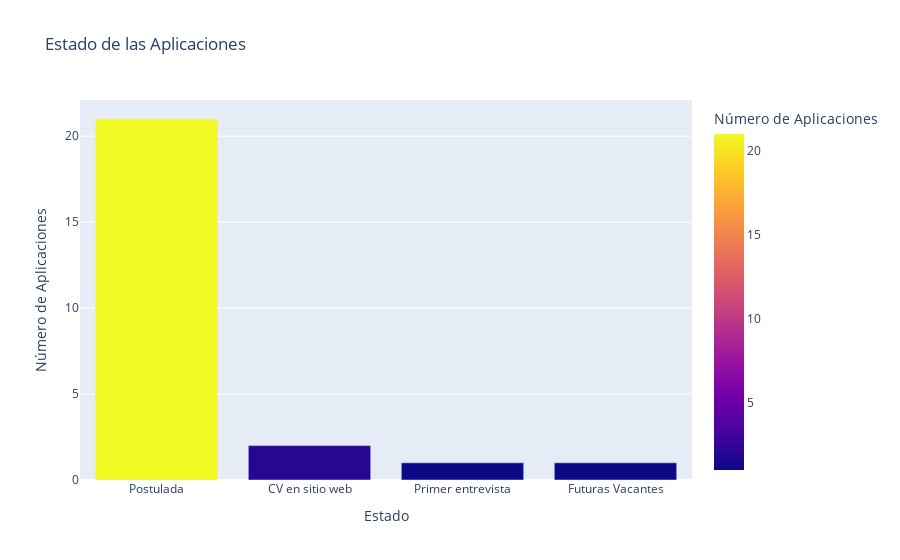

The code cell stored with this chart in its notebook:
### Code cell
# Contar aplicaciones por estado
status_counts = df['Status'].value_counts().reset_index()
status_counts.columns = ['Status', 'Count']

# Gráfico de barras
fig = px.bar(status_counts, x='Status', y='Count', title='Estado de las Aplicaciones', 
             labels={'Status': 'Estado', 'Count': 'Número de Aplicaciones'}, color='Count')
fig.show()

### Figure 1 — Plotly figure (JSON) as saved in the notebook; plotly's stock layout.template omitted (floating-point values rounded to 4 significant figures)
{"data": [{"alignmentgroup": "True", "hovertemplate": "Estado=%{x}<br>Número de Aplicaciones=%{marker.color}<extra></extra>", "legendgroup": "", "marker": {"color": [21, 2, 1, 1], "coloraxis": "coloraxis", "pattern": {"shape": ""}}, "name": "", "offsetgroup": "", "orientation": "v", "showlegend": false, "textposition": "auto", "type": "bar", "x": ["Postulada", "CV en sitio web", "Primer entrevista", "Futuras Vacantes"], "xaxis": "x", "y": [21, 2, 1, 1], "yaxis": "y"}], "layout": {"barmode": "relative", "coloraxis": {"colorbar": {"title": {"text": "Número de Aplicaciones"}}, "colorscale": [[0, "#0d0887"], [0.1111, "#46039f"], [0.2222, "#7201a8"], [0.3333, "#9c179e"], [0.4444, "#bd3786"], [0.5556, "#d8576b"], [0.6667, "#ed7953"], [0.7778, "#fb9f3a"], [0.8889, "#fdca26"], [1, "#f0f921"]]}, "legend": {"tracegroupgap": 0}, "title": {"text": "Estado de las Aplicaciones"}, "xaxis": {"anchor": "y", "domain": [0, 1], "title": {"text": "Estado"}}, "yaxis": {"anchor": "x", "domain": [0, 1], "title": {"text": "Número de Aplicaciones"}}}}
